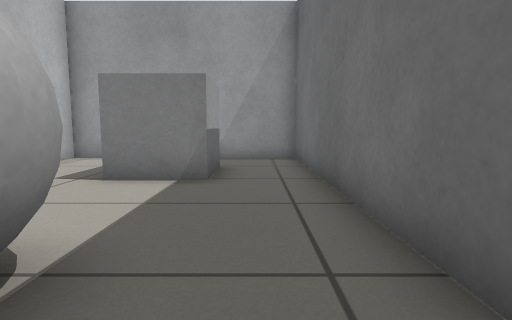
View 1 (above)

16 first-person views from a walk through a Gazebo world. The camera is 0.5 m above the floor, tilts 6° down and sees 80° across. The floor is counted in squares, 0.5 m on a side. Each view is taken from the middle of a square. On the plan, view 1 faces up. The plan holds only what a view shows up to about 12 squares ahead; the rest is blank.

View 2
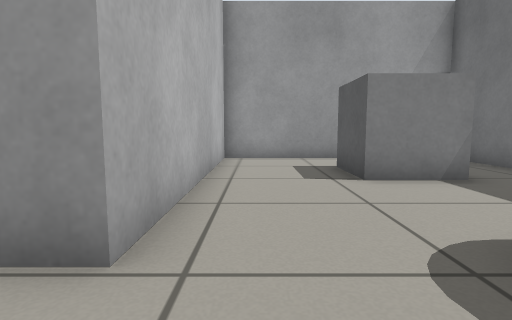

View 3
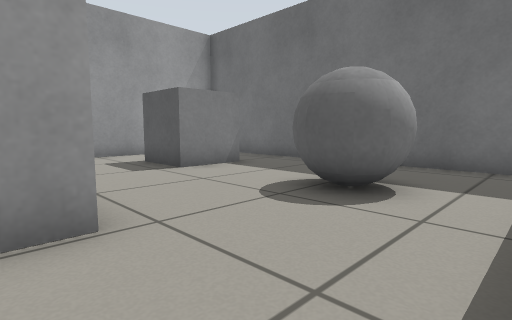

View 4
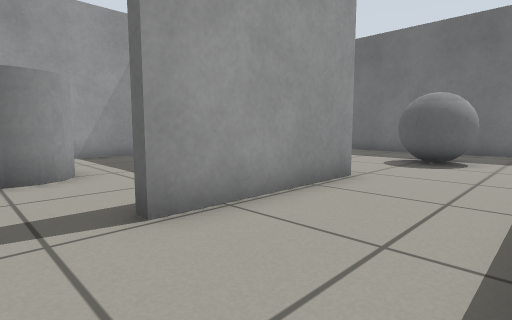

View 5
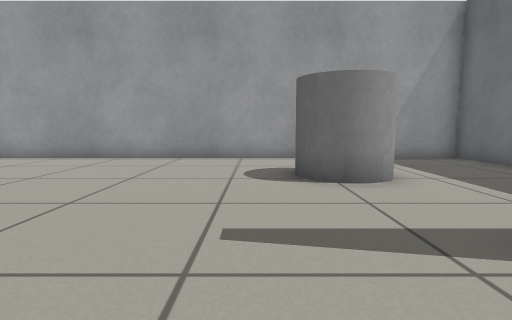

View 6
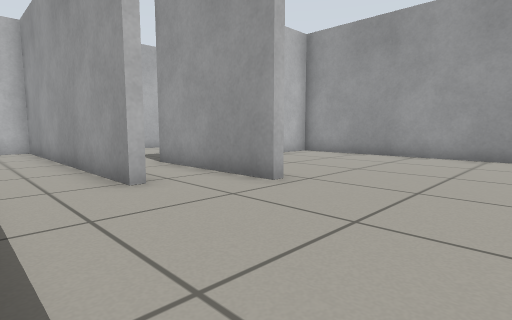

View 7
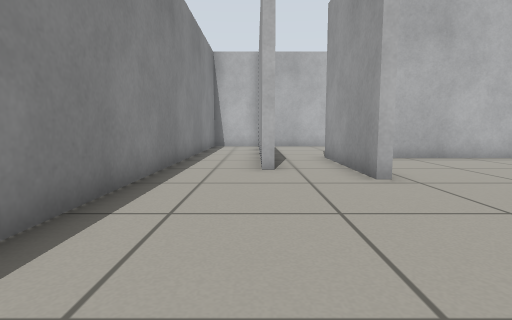

View 8
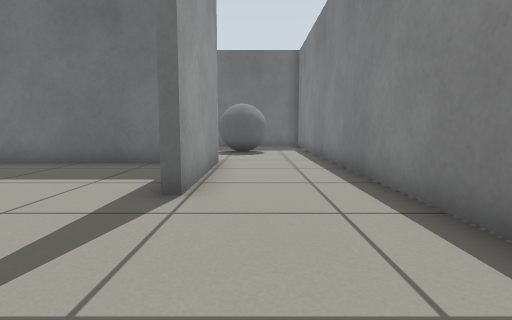

View 9
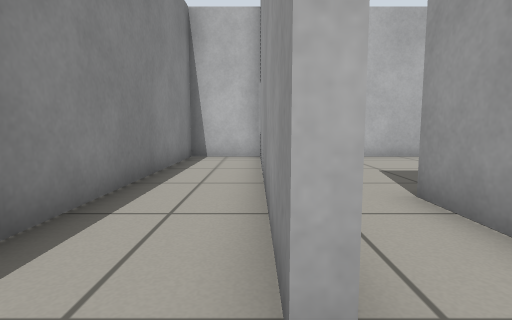

View 10
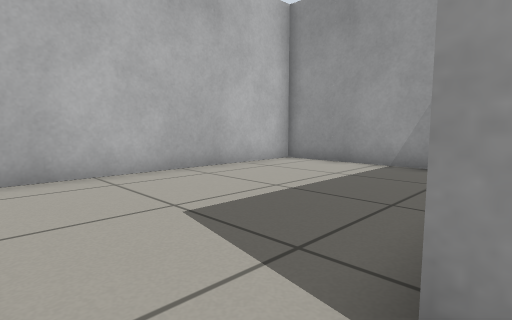

View 11
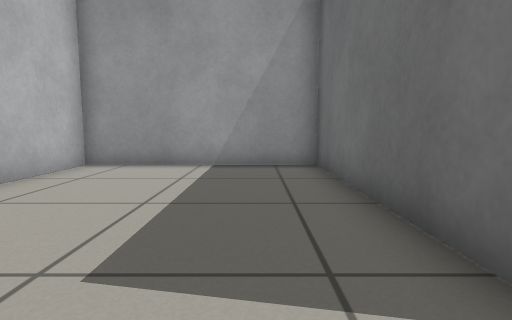

View 12
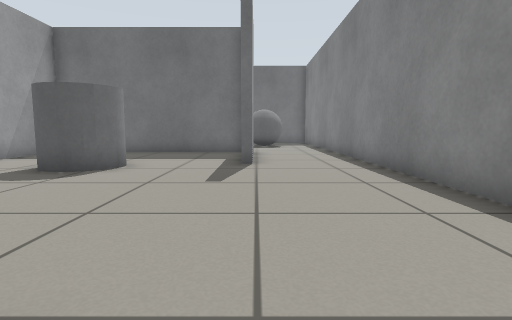

View 13
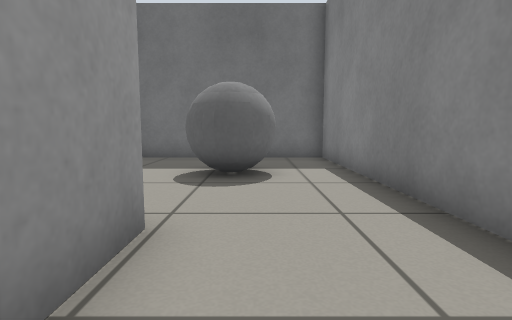

View 14
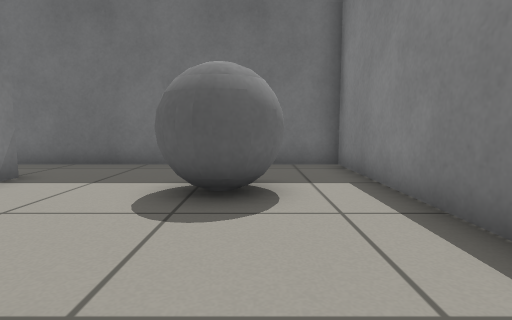

View 15
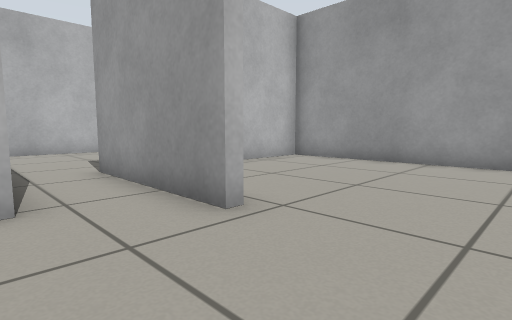

View 16
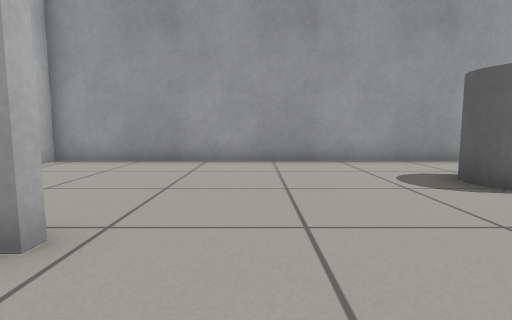

### Floor plan
Points are (right, up) in squares from view 1. A wall is a line through its corners. A room is listed if a view was taken in it or the views show most of it. See-through windows are left out.
Room 1 (views 1, 2)
walls: (-5.4, -1.3) (1.3, -1.3) (1.3, 10.1) (-6, 10.1) (-6, 2.1)
ways out: opening at (-5, 0) to room 2
objects: grey ball (-3, 1) to (-1, 2); grey box (-3, 6) to (-1, 8)
Room 2 (views 3, 4, 5, 6, 7, 8, 9, 12, 13, 14, 15, 16)
walls: (-17.9, 3.8) (-17.9, 3.3); (-19.1, 1.1) (-28.6, 1.1) (-28.6, -1.3) (-5.4, -1.3); (-6.3, 3.6) (-6.3, 10.1) (-22.1, 10.1) (-22.1, 5.5); (-6, 2.1) (-10.6, 2.1) (-10.6, 2.5)
ways out: opening at (-5, 0) to room 1; opening at (-19.5, 2.5) to room 3
objects: grey cylinder (-12, 6) to (-10, 7)
Room 3 (views 10, 11)
walls: (-22.4, 3.7) (-22.4, 10.1) (-28.6, 10.1) (-28.6, 2.4); (-17.9, 3.3) (-22.4, 3.3)
ways out: opening at (-19.5, 2.5) to room 2

Positions as (right, up) in squares from view 1, and headings:
1: (0, 0), facing up
2: (-5, 0), facing up
3: (-7, -1), facing up-right
4: (-12, -1), facing up-right
5: (-13, 0), facing up
6: (-14, -1), facing up-left
7: (-12, 1), facing left
8: (-15, 1), facing right
9: (-18, 1), facing left
10: (-22, 2), facing up-left
11: (-24, 2), facing up
12: (-19, 2), facing right
13: (-9, 1), facing right
14: (-7, 1), facing right
15: (-15, 1), facing up-left
16: (-16, 1), facing up
